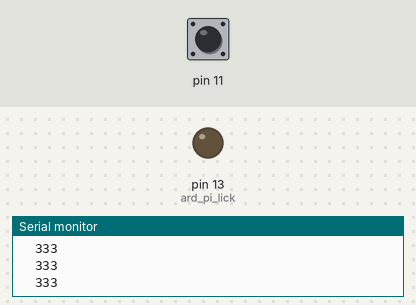
This sketch was run on a simulated Arduino Uno, built with avr-gcc and run on an emulated ATmega328P. On the bench: output pins drawn as LEDs (lit = HIGH), the last lines printed to the serial monitor. The inputs (shaded band) are chosen by the test bench; at power-on: pin 11 HIGH.

Above: at 2.2 s.
2.3 s: pin 11 pulled LOW for 0.15 s
At 2.4 s:
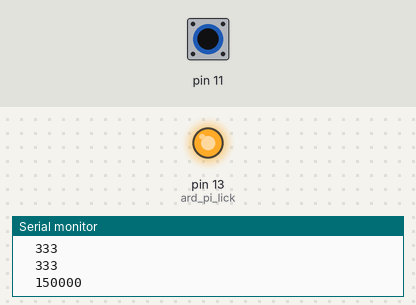
4.0 s: pin 11 pulled LOW for 3.2 s
At 7.6 s:
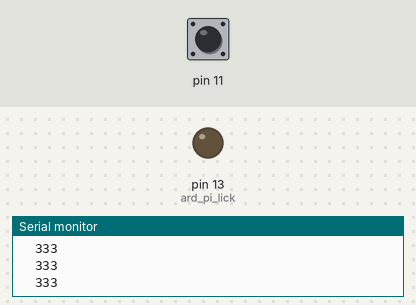
Timing chart, 0 to 9.1 s (numbered marks = the images above; inputs shaded):
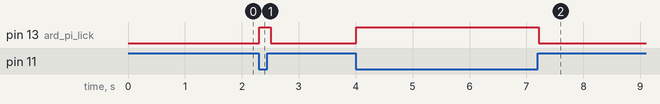

Measured:
- after the input at 2.3 s, pin 13 (ard_pi_lick): LOW → HIGH at once, → LOW 0.20 s later
- after the input at 4.0 s, pin 13 (ard_pi_lick): LOW → HIGH at once, → LOW 3.2 s later

The sketch:

generic_lick_sensor_arduino_nano.ino
```cpp
#include <CapacitiveSensor.h>
CapacitiveSensor   cs_10_11 = CapacitiveSensor(10,11);// 10Mohm resistor between pins 10 & 11, pin 11 is sensor pin
//Capacitive sensor
int c_thresh;//look at serial monitor during testing to find a value
int var;
int c;
//outputs to Pi
const int ard_pi_lick = 13;//output TTL, pin 13 also turns on the built-in LED

void setup()
{
    cs_10_11.set_CS_AutocaL_Millis(0xFFFFFFFF);// turn off autocalibrate on channel 1 - just as an example
    Serial.begin(9600);//setup serial
    pinMode(ard_pi_lick, OUTPUT);
    //collect lick sensor bsl
    delay(500);
    var = 0;
    c_thresh=0;
    while (var < 5)
    {
      c_thresh =  c_thresh+cs_10_11.capacitiveSensor(1000);
      var++;
    }
    c_thresh=(c_thresh/5)+100; //change threshold here if needed
    Serial.print("cs_threshold   ");//show value for trouble shooting if serial monitor is on
    Serial.println(c_thresh);
}

void loop()
{
    long c = cs_10_11.capacitiveSensor(1000);
    var = 0;
    Serial.print("\t");// tab character for debug windown spacing
    Serial.println(c);
    if (c<c_thresh) //capacitive sensor
    {
        digitalWrite(ard_pi_lick, LOW);
    }
    else
    {
        digitalWrite(ard_pi_lick, HIGH);
    }
}
```
